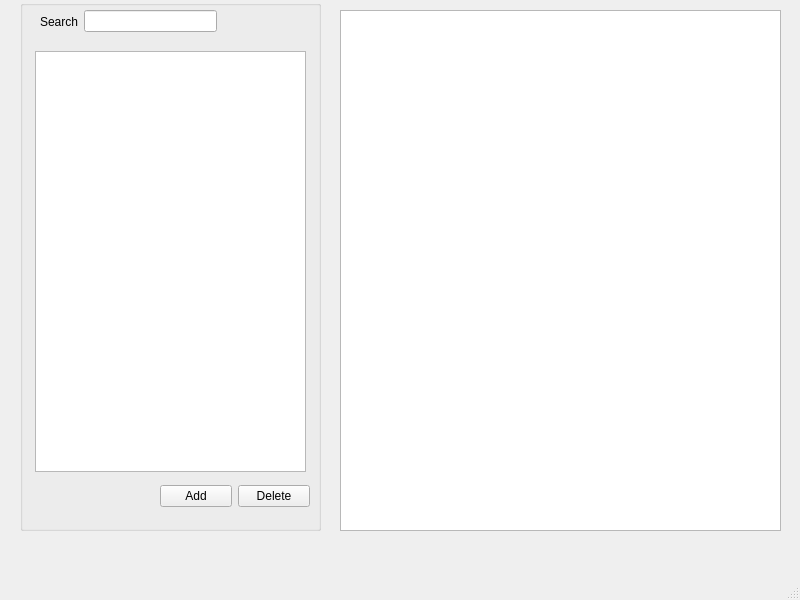
<?xml version="1.0" encoding="UTF-8"?>
<ui version="4.0">
 <class>MainWindow</class>
 <widget class="QMainWindow" name="MainWindow">
  <property name="geometry">
   <rect>
    <x>0</x>
    <y>0</y>
    <width>800</width>
    <height>600</height>
   </rect>
  </property>
  <property name="windowTitle">
   <string>Single Password</string>
  </property>
  <widget class="QWidget" name="centralwidget">
   <widget class="QGroupBox" name="groupBox">
    <property name="geometry">
     <rect>
      <x>20</x>
      <y>0</y>
      <width>301</width>
      <height>531</height>
     </rect>
    </property>
    <property name="title">
     <string/>
    </property>
    <widget class="QListView" name="tokensList_">
     <property name="geometry">
      <rect>
       <x>15</x>
       <y>51</y>
       <width>271</width>
       <height>421</height>
      </rect>
     </property>
    </widget>
    <widget class="QWidget" name="">
     <property name="geometry">
      <rect>
       <x>20</x>
       <y>10</y>
       <width>177</width>
       <height>23</height>
      </rect>
     </property>
     <layout class="QHBoxLayout" name="horizontalLayout">
      <item>
       <widget class="QLabel" name="label">
        <property name="text">
         <string>Search</string>
        </property>
       </widget>
      </item>
      <item>
       <widget class="QLineEdit" name="search_"/>
      </item>
     </layout>
    </widget>
    <widget class="QWidget" name="">
     <property name="geometry">
      <rect>
       <x>140</x>
       <y>480</y>
       <width>150</width>
       <height>32</height>
      </rect>
     </property>
     <layout class="QHBoxLayout" name="horizontalLayout_2">
      <item>
       <widget class="QPushButton" name="addToken_">
        <property name="text">
         <string>Add</string>
        </property>
       </widget>
      </item>
      <item>
       <widget class="QPushButton" name="deleteToken_">
        <property name="text">
         <string>Delete</string>
        </property>
       </widget>
      </item>
     </layout>
    </widget>
   </widget>
   <widget class="QPlainTextEdit" name="tokenValue_">
    <property name="geometry">
     <rect>
      <x>340</x>
      <y>10</y>
      <width>441</width>
      <height>521</height>
     </rect>
    </property>
    <property name="readOnly">
     <bool>true</bool>
    </property>
   </widget>
  </widget>
  <widget class="QMenuBar" name="menubar">
   <property name="geometry">
    <rect>
     <x>0</x>
     <y>0</y>
     <width>800</width>
     <height>22</height>
    </rect>
   </property>
  </widget>
  <widget class="QStatusBar" name="statusbar"/>
 </widget>
 <resources/>
 <connections/>
</ui>
